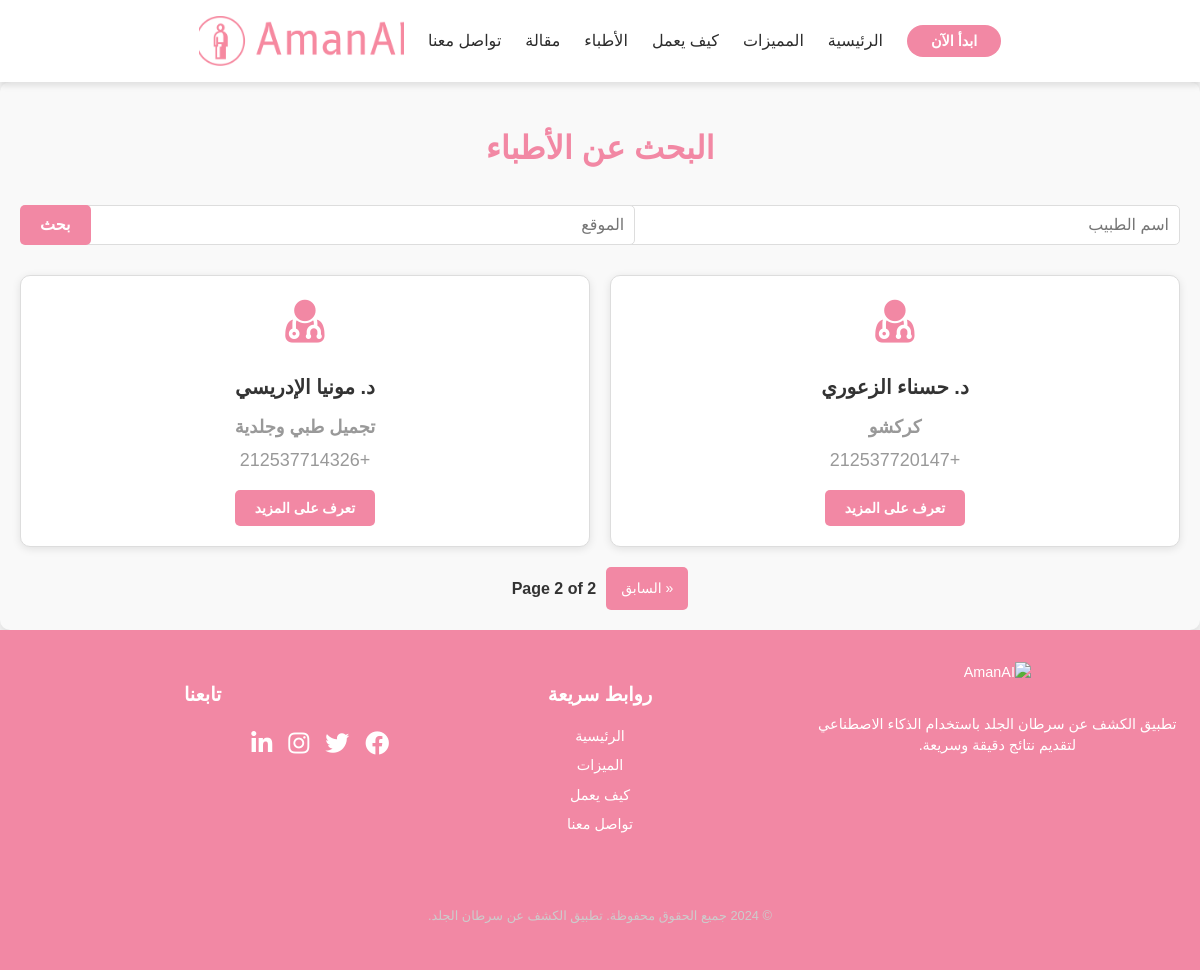
Screenshot of /explore-doctors/?page=2&name=&city= with the database file from the repository.
### skin_cancer_detection_app/models.py (models this page shows, shortened)
class Doctor(models.Model):
    name = models.CharField(max_length=100)
    specialty = models.CharField(max_length=100)
    city = models.CharField(max_length=100)
    address = models.CharField(max_length=100)
    phone_number = models.CharField(max_length=100)

### skin_cancer_detection_app/views.py (the view)
# urls.py: path('explore-doctors/', views.doctors_page, name='doctors_page'),
def doctors_page(request):
    name_query = request.GET.get('name', '')
    city_query = request.GET.get('city', '')
    doctors = Doctor.objects.all()
    if name_query:
        doctors = doctors.filter(name__icontains=name_query)
    if city_query:
        doctors = doctors.filter(city__icontains=city_query)
    paginator = Paginator(doctors, 6)
    page_number = request.GET.get('page', 1)
    page_obj = paginator.get_page(page_number)
    context = {
        'page_obj': page_obj,
        'request': request,
        }
    return render(request, 'skin_cancer_detection_app/doctors.html', context)

### skin_cancer_detection_app/templates/skin_cancer_detection_app/doctors.html (shortened to what this page needs)
{% extends 'skin_cancer_detection_app/base.html' %}
{% block content %}
<div class="doctors-page-container">
    <h1>البحث عن الأطباء</h1>
    <form method="get" class="search-form">
        <div class="form-group">
            <input type="text" name="name" placeholder="اسم الطبيب" value="{{ request.GET.name }}" class="form-control">
        </div>
        <div class="form-group">
            <input type="text" name="city" placeholder="الموقع" value="{{ request.GET.city }}" class="form-control">
        </div>
        <button type="submit" class="btn btn-primary">بحث</button>
    </form>
    <div class="doctors-list">
        {% if page_obj.object_list %}
            {% for doctor in page_obj.object_list %}
                <div class="doctor-card">
                    <i class="fa fa-user-md doctor-icon"></i>
                    <h3>{{ doctor.name }}</h3>
                    <p><strong>{{ doctor.specialty }}</strong></p>
                    <p>{{ doctor.phone_number }}</p>
                    <button class="profile-btn">تعرف على المزيد</button>
                </div>
            {% endfor %}
        {% else %}
            <p>لا يوجد أطباء يطابقون معايير البحث</p>
        {% endif %}
    </div>
    <div class="pagination">
        {% if page_obj.has_previous %}
            <a href="?page={{ page_obj.previous_page_number }}&name={{ request.GET.name }}&city={{ request.GET.city }}" class="btn btn-light">&laquo; السابق</a>
        {% endif %}
        <span class="current-page">Page {{ page_obj.number }} of {{ page_obj.paginator.num_pages }}</span>
    </div>
</div>
{% endblock %}

### skin_cancer_detection_app/static/skin_cancer_detection_app/styles.css (style rules this page uses)
body { font-family: 'Cairo', sans-serif; margin: 0; padding: 0; direction: rtl; background-color: #f5f5f5; color: #2c2c2c; line-height: 1.6; }
.btn-primary { background-color: #f288a4; color: #ffffff; padding: 0.5rem 1.5rem; border: none; border-radius: 25px; cursor: pointer; font-weight: bold; font-size: 0.9rem; transition: background-color 0.3s ease, box-shadow 0.3s ease; }
.profile-btn { margin-top: 10px; padding: 10px 15px; background: #f288a4; color: #ffffff; border: none; border-radius: 5px; cursor: pointer; font-weight: bold; }
.doctors-page-container { max-width: 1200px; margin: 0 auto; padding: 20px; font-family: 'Arial', sans-serif; color: #333; background: #f9f9f9; border-radius: 10px; box-shadow: 0 4px 10px rgba(0, 0, 0, 0.1); }
.doctors-page-container h1 { text-align: center; color: #f288a4; margin-bottom: 30px; }
.search-form { display: flex; gap: 10px; justify-content: center; margin-bottom: 30px; flex-wrap: wrap; }
.search-form .form-group { flex: 1; min-width: 200px; }
.search-form input { width: 100%; padding: 10px; font-size: 16px; border: 1px solid #ddd; border-radius: 5px; outline: none; transition: border-color 0.3s ease; }
.search-form .btn { background: #f288a4; color: #fff; padding: 10px 20px; border: none; border-radius: 5px; cursor: pointer; font-size: 16px; transition: background-color 0.3s ease; }
.doctors-page-container .doctors-list { display: grid; grid-template-columns: repeat(auto-fit, minmax(300px, 1fr)); gap: 20px; }
.doctors-page-container .doctor-card { background: #fff; border: 1px solid #ddd; border-radius: 10px; padding: 20px; text-align: center; transition: box-shadow 0.3s ease, transform 0.3s ease; box-shadow: 0 2px 8px rgba(0, 0, 0, 0.1); }
.doctors-page-container .doctor-card .doctor-icon { font-size: 50px; color: #f288a4; margin-bottom: 15px; }
.doctors-page-container .doctor-card h3 { font-size: 20px; margin: 10px 0; color: #333; }
.doctors-page-container .doctor-card p { margin: 5px 0; color: #555; }
.doctors-page-container .doctor-card .profile-btn { background: #f288a4; color: #fff; border: none; padding: 10px 20px; border-radius: 5px; cursor: pointer; font-size: 14px; transition: background-color 0.3s ease; margin-top: 10px; }
.doctors-page-container .doctors-list p { text-align: center; font-size: 18px; color: #999; }
.pagination { display: flex; justify-content: center; align-items: center; margin-top: 20px; gap: 10px; font-family: 'Arial', sans-serif; }
.pagination a { padding: 10px 15px; background: #f288a4; color: #fff; border: none; border-radius: 5px; text-decoration: none; font-size: 14px; transition: background-color 0.3s ease; }
.pagination .current-page { font-size: 16px; font-weight: bold; color: #333; }

### rows the page displays
Doctor: name "د. حسناء الزعوري", specialty "كركشو", phone_number "+212537720147"
Doctor: name "د. مونيا الإدريسي", specialty "تجميل طبي وجلدية", phone_number "+212537714326"

### other values shown
{{ page_obj.number }} "2"
{{ page_obj.paginator.num_pages }} "2"
